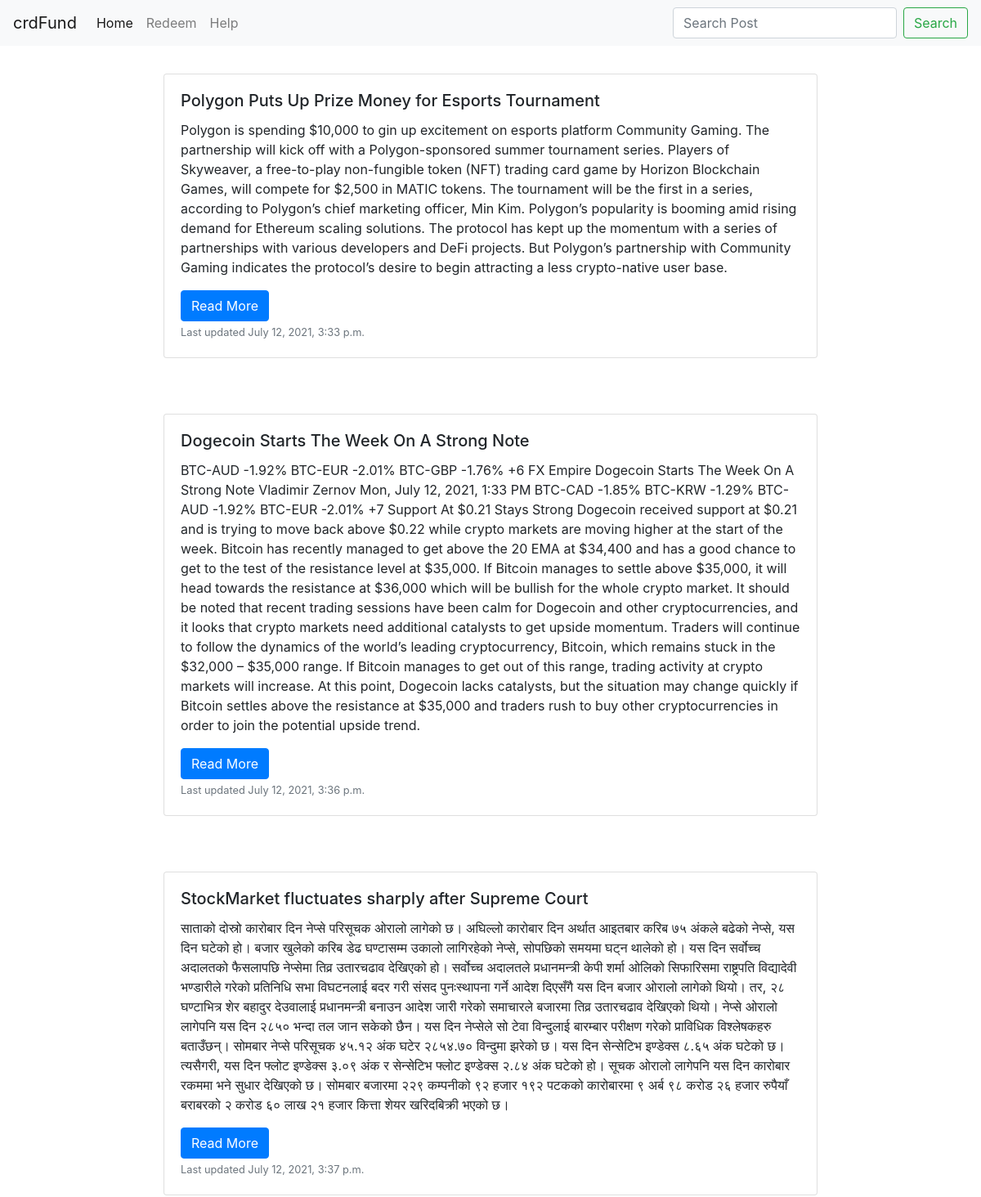
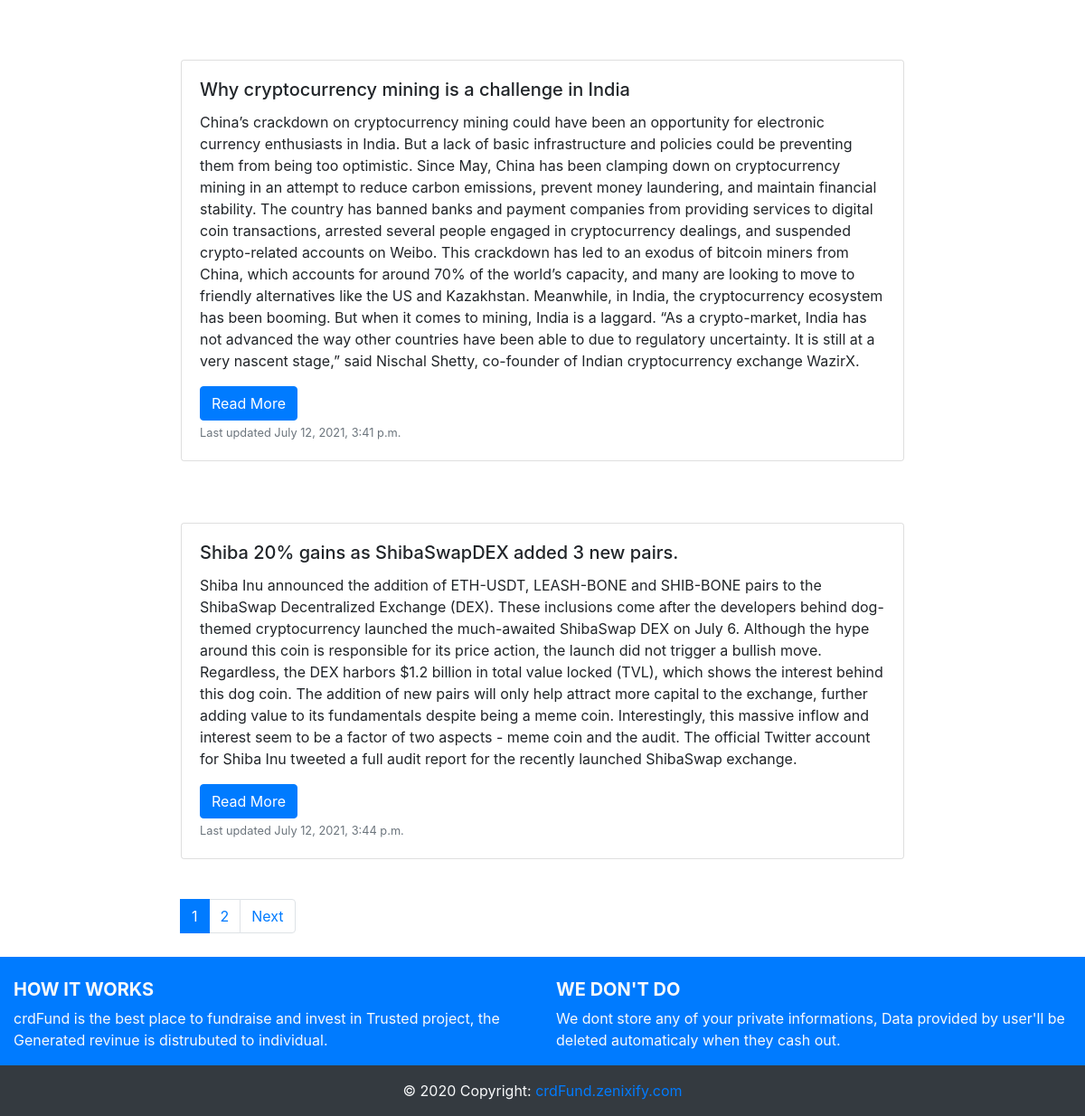
/posts/, run on the app's committed database (2 pictures, top to bottom).
### crdPost/models.py (models this page shows, shortened)
class Posts(models.Model):
    name=models.CharField(max_length=50)
    description = models.TextField(max_length=1500)
    category = models.ForeignKey('postCategory' , on_delete=models.SET_NULL , null=True)
    date=models.DateTimeField()
    image=models.ImageField(upload_to='posts/')
    slug=models.SlugField(blank=True,null=True)
    class Meta:
        verbose_name="Post"
        verbose_name_plural="Posts"

### crdPost/views.py (the view)
# urls.py: path('',views.post_list, name='post_list'),
def post_list(request):
    post_list=Posts.objects.all()
    post_category=postCategory.objects.all()
    search_query = request.GET.get('q')
    if search_query :
        post_list = post_list.filter(
            Q(name__icontains = search_query)|
            Q(description__icontains= search_query) |
            Q(category__name__icontains= search_query)
        ).distinct()
    paginator = Paginator(post_list, 5) # Show 25 posts per page
    page = request.GET.get('page')
    post_list = paginator.get_page(page)
    context = {
        'post_list' : post_list,
        'post_category' :post_category,
    }
    return render(request, 'post/post_list.html', context)

### crdPost/templates/post/post_list.html (shortened to what this page needs)
{% extends 'base.html' %}
{% load static %}
{% block body %}
    {% for post in post_list %}
    <br>
      <div class="card-group">
        <div class="card">
          <div class="card-body">
            <h5 class="card-title">{{post.name}}</h5>
            <p class="card-text">{{post.description}}</p>
            <a href="{% url 'posts:post_detail' post.slug %}" class="btn btn-primary">Read More</a>
            <p class="card-text"><small class="text-muted">Last updated {{post.date}}</small></p>
          </div>
        </div>
      </div>
    <br>
    {% endfor %}
    <nav aria-label="...">
      <div class="bottom-paginator card-group">
        {% if post_list.has_other_pages %}
          <ul class="pagination">
            {% for pages in post_list.paginator.page_range %}
              {% if post_list.number == pages %}
                 <li class="page-item active"><a class="page-link" href="#">{{pages}}</a></li>
              {% else %}
                <li class="page-item"><a class="page-link" href="?page={{pages}}">{{pages}}</a></li>
              {% endif %}
            {% endfor %}
            {% if post_list.has_next %}
              <li class="page-item next">
                <a class="page-link" href="?page={{post_list.next_page_number}}">Next</i></a>
              </li>
            {% else %}
              <li class="disabled"></li>
            {% endif %}
          </ul>
        {% endif %}
      </div>
    </nav>
{% endblock %}

### static/css/file.css (style rules this page uses)
@media (max-width: 2000px) { .card-group { padding: 10px 600px 10px; } }
@media (max-width: 1700px) { .card-group { padding: 10px 500px 10px; } }
@media (max-width: 1500px) { .card-group { padding: 10px 400px 10px; } }
@media (max-width: 1300px) { .card-group { padding: 10px 300px 10px; } }
@media (max-width: 1200px) { .card-group { padding: 10px 200px 10px; } }

### data on the page
Posts: name "Polygon Puts Up Prize Money for Esports Tournament", description "Polygon is spending $10,000 to gin up excitement on esports platform Community Gaming. The partnership will kick off with a Polygon-sponsored summer tournament series. Players of Skyweaver, a free-to-play non-fungible token (NFT) trading card game by Horizon Blockchain Games, will compete for $2,500 in MATIC tokens. The tournament will be the first in a series, according to Polygon’s chief marketing officer, Min Kim. Polygon’s popularity is booming amid rising demand for Ethereum scaling solutions. The protocol has kept up the momentum with a series of partnerships with various developers and DeFi projects. But Polygon’s partnership with Community Gaming indicates the protocol’s desire to…", date "July 12, 2021, 3:33 p.m."
Posts: name "Dogecoin Starts The Week On A Strong Note", description "BTC-AUD -1.92% BTC-EUR -2.01% BTC-GBP -1.76% +6 FX Empire Dogecoin Starts The Week On A Strong Note Vladimir Zernov Mon, July 12, 2021, 1:33 PM BTC-CAD -1.85% BTC-KRW -1.29% BTC-AUD -1.92% BTC-EUR -2.01% +7 Support At $0.21 Stays Strong Dogecoin received support at $0.21 and is trying to move back above $0.22 while crypto markets are moving higher at the start of the week. Bitcoin has recently managed to get above the 20 EMA at $34,400 and has a good chance to get to the test of the resistance level at $35,000. If Bitcoin manages to settle above $35,000, it will head towards the resistance at $36,000 which will be bullish for the whole crypto market. It should be noted that recent trading…", date "July 12, 2021, 3:36 p.m."
Posts: name "StockMarket fluctuates sharply after Supreme Court", description "साताको दोस्रो कारोबार दिन नेप्से परिसूचक ओरालो लागेको छ। अघिल्लो कारोबार दिन अर्थात आइतबार करिब ७५ अंकले बढेको नेप्से, यस दिन घटेको हो। बजार खुलेको करिब डेढ घण्टासम्म उकालो लागिरहेको नेप्से, सोपछिको समयमा घट्न थालेको हो। यस दिन सर्वोच्च अदालतको फैसलापछि नेप्सेमा तिव्र उतारचढाव देखिएको हो। सर्वोच्च अदालतले प्रधानमन्त्री केपी शर्मा ओलिको सिफारिसमा राष्ट्रपति विद्यादेवी भण्डारीले गरेको प्रतिनिधि सभा विघटनलाई बदर गरी संसद पुनःस्थापना गर्ने आदेश दिएसँगै यस दिन बजार ओरालो लागेको थियो। तर, २८ घण्टाभित्र शेर बहादुर देउवालाई प्रधानमन्त्री बनाउन आदेश जारी गरेको समाचारले बजारमा तिव्र उतारचढाव देखिएको थियो। नेप्से ओरालो लागेपनि यस दिन २८५० भन्दा तल जान सकेको छैन। यस दिन नेप्सेले सो टेवा विन्दुलाई…", date "July 12, 2021, 3:37 p.m."
Posts: name "Why cryptocurrency mining is a challenge in India", description "China’s crackdown on cryptocurrency mining could have been an opportunity for electronic currency enthusiasts in India. But a lack of basic infrastructure and policies could be preventing them from being too optimistic. Since May, China has been clamping down on cryptocurrency mining in an attempt to reduce carbon emissions, prevent money laundering, and maintain financial stability. The country has banned banks and payment companies from providing services to digital coin transactions, arrested several people engaged in cryptocurrency dealings, and suspended crypto-related accounts on Weibo. This crackdown has led to an exodus of bitcoin miners from China, which accounts for around 70% of…", date "July 12, 2021, 3:41 p.m."
Posts: name "Shiba 20% gains as ShibaSwapDEX added 3 new pairs.", description "Shiba Inu announced the addition of ETH-USDT, LEASH-BONE and SHIB-BONE pairs to the ShibaSwap Decentralized Exchange (DEX). These inclusions come after the developers behind dog-themed cryptocurrency launched the much-awaited ShibaSwap DEX on July 6. Although the hype around this coin is responsible for its price action, the launch did not trigger a bullish move. Regardless, the DEX harbors $1.2 billion in total value locked (TVL), which shows the interest behind this dog coin. The addition of new pairs will only help attract more capital to the exchange, further adding value to its fundamentals despite being a meme coin. Interestingly, this massive inflow and interest seem to be a factor…", date "July 12, 2021, 3:44 p.m."

### other printed values
{{ pages }} "1"
{{ pages }} "2"
